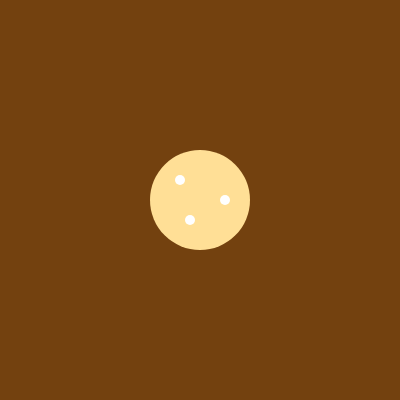
Frame 1 (no input)
Frame 60 (no input): identical to frame 1, image omitted
Frame 120 (the mouse pressed at the canvas centre since frame 60): identical to frame 1, image omitted

The p5.js sketch that drew this single still picture (run headless with seeded random() and noise() and a simulated clock; from frame 60 on, the mouse is pressed at the canvas centre):

// p5.js sketch
// ── sketch.js
// DM2008 — Activity 4a [Guided]
// Bake a Cookie (30 min)
//
// A class is a blueprint — Cookie describes what every cookie has and can do.
// Your job is to complete the class, then add movement and a flavor randomizer.
//
// Suggested order:
// 1. Add the missing properties to the constructor (sz, x, y)
// 2. Fix show() so it uses this.flavor, this.x, this.y, this.sz
// 3. Implement move() and randomFlavor()
// 4. Wire them up in keyPressed() and mousePressed()
//
// Stretch: add a second cookie with different starting values.

let cookie;

function setup() {
  createCanvas(400, 400);
  noStroke();
  cookie = new Cookie("vanilla", 100, width / 2, height / 2);
  
}

function draw() {
  background(115, 65, 15);
  cookie.show();
}

class Cookie {
  constructor(flavor, sz, x, y) {
    // this. binds each value to this specific cookie object
    // Add the missing properties below
    this.flavor = flavor;
    this.sz = sz;
    this.x = x;
    this.y = y;
  }

  show() {
    // Fix this method — it should use this.flavor, this.x, this.y, this.sz
    switch (this.flavor) {
      case "chocolate":
        fill(196, 146, 96);
        break;
      case "vanilla":
        fill(255, 223, 150);
        break;
      case "strawberry":
        fill(252, 207, 240);
        break;
      default:
        fill(220, 180, 120);
    }
    ellipse(this.x, this.y, this.sz);
    
    fill(255);
    ellipse(180, 180, 10);
    ellipse(225, 200, 10);
    ellipse(190, 220, 10);
  }

  // Add a move() method — update this.x or this.y based on which key is pressed
  moveleft() {
    this.x -= 2;
  }

  moveright() {
    this.x += 2;
  }

  // Add a randomFlavor() method — set this.flavor to one of at least 3 options
  randomFlavor() {
  }
}


// Call cookie.move() when an arrow key is pressed
function keyPressed() {
  if (key == "a") {
  cookie.moveleft();
  }
  if (key == "d") {
  cookie.moveright()
  }
}

// Call cookie.randomFlavor() when the mouse is clicked
function mousePressed(){
  
}
